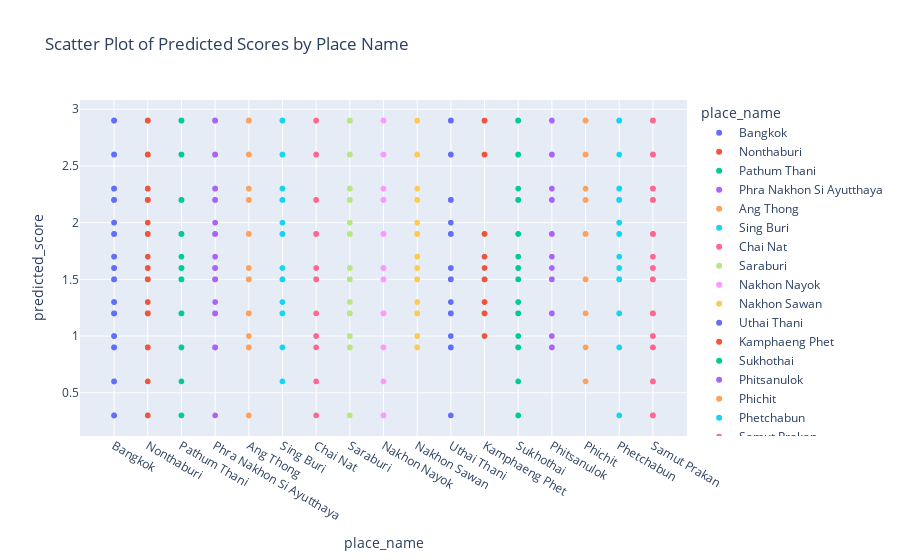

Here is the notebook cell this chart was saved with:
### Code cell
# Create scatter plot using Plotly
fig = px.scatter(
    review_sentiment_df, 
    x='place_name', 
    y='predicted_score', 
    color='place_name',  # Optional: to color points by place_name
    hover_data=['location_name'],  # Display location_name when hovering
    title="Scatter Plot of Predicted Scores by Place Name"
)

# Show the plot
fig.show()
